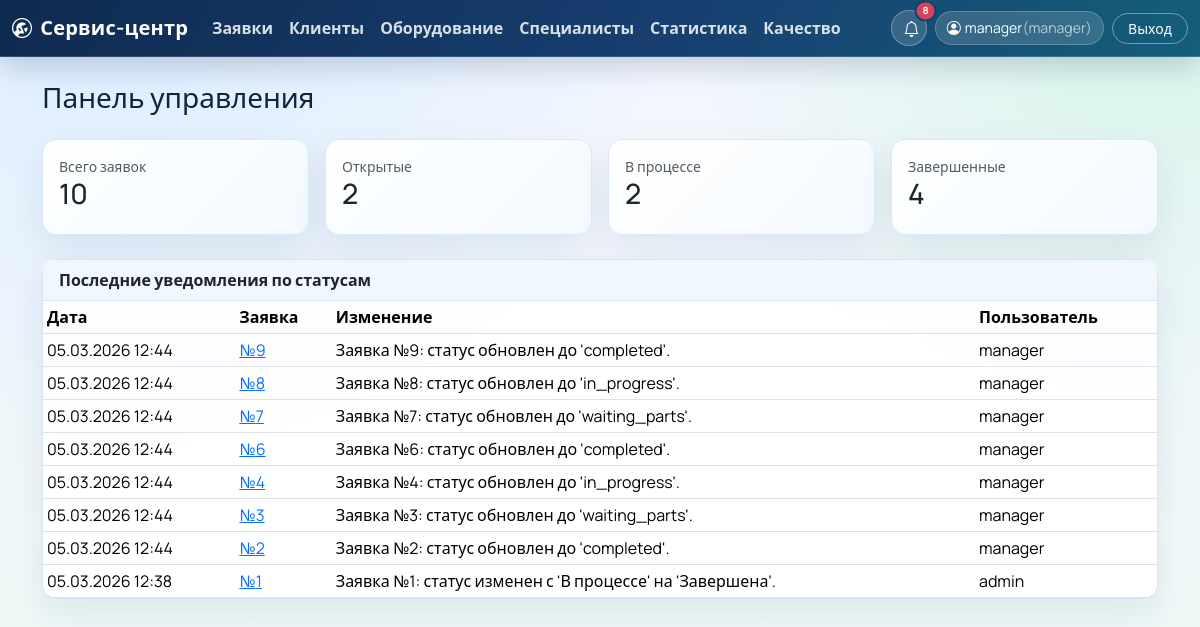
The app's page /dashboard (signed in) with its own data.
### app/models.py (models this page shows, shortened)
class User(UserMixin, db.Model):
    __tablename__ = "users"
    user_id = db.Column(db.Integer, primary_key=True)
    login = db.Column(db.String(60), unique=True, nullable=False)
    password_hash = db.Column(db.String(255), nullable=False)
    role_id = db.Column(db.Integer, db.ForeignKey("roles.role_id"), nullable=False)
    master_id = db.Column(db.Integer, db.ForeignKey("masters.master_id"), nullable=True)
    role = db.relationship("Role", back_populates="users")
    master = db.relationship("Master", back_populates="user")
    comments = db.relationship("RequestComment", back_populates="user", lazy="dynamic")
    notifications = db.relationship("StatusNotification", back_populates="user", lazy="dynamic")
    @property
    def role_name(self) -> str:
        if self.role is None:
            return ""
        return self.role.role_name

class Role(db.Model):
    __tablename__ = "roles"
    role_id = db.Column(db.Integer, primary_key=True)
    role_name = db.Column(db.String(50), unique=True, nullable=False)
    users = db.relationship("User", back_populates="role", lazy="dynamic")

class StatusNotification(db.Model):
    __tablename__ = "status_notifications"
    notification_id = db.Column(db.Integer, primary_key=True)
    request_id = db.Column(db.Integer, db.ForeignKey("requests.request_id"), nullable=False)
    user_id = db.Column(db.Integer, db.ForeignKey("users.user_id"), nullable=False)
    old_status = db.Column(db.String(30), nullable=False)
    new_status = db.Column(db.String(30), nullable=False)
    message = db.Column(db.String(255), nullable=False)
    created_at = db.Column(db.DateTime, nullable=False, default=datetime.now)
    request = db.relationship("Request", back_populates="notifications")
    user = db.relationship("User", back_populates="notifications")

### app/routes.py (the view, shortened to what this page needs)
    @app.route("/dashboard")
    @login_required
    def dashboard():
        base_query = Request.query
        requests_data = base_query.all()
        stats = {
            "open": sum(1 for r in requests_data if r.status == "open"),
            "in_progress": sum(1 for r in requests_data if r.status == "in_progress"),
            "waiting_parts": sum(1 for r in requests_data if r.status == "waiting_parts"),
            "completed": sum(1 for r in requests_data if r.status == "completed"),
            "total": len(requests_data),
        }
        notifications = _visible_notifications_query(current_user).limit(10).all()
        return render_template("dashboard.html", stats=stats, notifications=notifications)

### app/__init__.py (called while the page is built)
@login_manager.user_loader
def load_user(user_id: str):
    return db.session.get(User, int(user_id))

### app/routes.py (called while the page is built, shortened)
def _visible_notifications_query(user: User):
    notifications_query = StatusNotification.query.order_by(StatusNotification.created_at.desc())
    if user.role_name != "master":
        return notifications_query

### app/templates/dashboard.html (shortened to what this page needs)
{% extends 'base.html' %}
{% block content %}
<h1 class="h3 mb-4">Панель управления</h1>
<div class="row g-3 mb-4">
  <div class="col-md-6 col-xl-3"><div class="card stat-card"><div class="card-body"><div class="small text-muted">Всего заявок</div><div class="h3">{{ stats.total }}</div></div></div></div>
  <div class="col-md-6 col-xl-3"><div class="card stat-card"><div class="card-body"><div class="small text-muted">Открытые</div><div class="h3">{{ stats.open }}</div></div></div></div>
  <div class="col-md-6 col-xl-3"><div class="card stat-card"><div class="card-body"><div class="small text-muted">В процессе</div><div class="h3">{{ stats.in_progress }}</div></div></div></div>
  <div class="col-md-6 col-xl-3"><div class="card stat-card"><div class="card-body"><div class="small text-muted">Завершенные</div><div class="h3">{{ stats.completed }}</div></div></div></div>
</div>
<div class="card">
  <div class="card-header">Последние уведомления по статусам</div>
  <div class="table-responsive">
    <table class="table table-sm mb-0">
      <thead>
        <tr>
          <th>Дата</th>
          <th>Заявка</th>
          <th>Изменение</th>
          <th>Пользователь</th>
        </tr>
      </thead>
      <tbody>
        {% for n in notifications %}
        <tr>
          <td>{{ n.created_at.strftime('%d.%m.%Y %H:%M') }}</td>
          <td><a href="{{ url_for('requests_detail', request_id=n.request_id) }}">№{{ n.request_id }}</a></td>
          <td>{{ n.message }}</td>
          <td>{{ n.user.login }}</td>
        </tr>
        {% else %}
        <tr><td colspan="4" class="text-center text-muted">Изменений статусов пока нет.</td></tr>
        {% endfor %}
      </tbody>
    </table>
  </div>
</div>
{% endblock %}

### app/templates/base.html (shortened to what this page needs)
<!doctype html>
<html lang="ru">
<head>
  <link href="https://cdn.jsdelivr.net/npm/bootstrap@5.3.5/dist/css/bootstrap.min.css" rel="stylesheet">
  <link href="https://cdn.jsdelivr.net/npm/bootstrap-icons@1.11.3/font/bootstrap-icons.min.css" rel="stylesheet">
  <link href="{{ url_for('static', filename='css/style.css') }}" rel="stylesheet">
</head>
<body>
  {% if current_user.is_authenticated %}
  <nav class="navbar navbar-expand-lg navbar-dark app-navbar mb-4">
    <div class="container-fluid">
      <a class="navbar-brand app-brand" href="{{ url_for('dashboard') }}">
        <i class="bi bi-wrench-adjustable-circle me-2"></i>Сервис-центр
      </a>
      <div class="collapse navbar-collapse" id="navMenu">
        <ul class="navbar-nav me-auto mb-2 mb-lg-0">
          <li class="nav-item"><a class="nav-link" href="{{ url_for('requests_list') }}">Заявки</a></li>
          {% if current_user.role_name in ['admin', 'operator', 'manager'] %}
          <li class="nav-item"><a class="nav-link" href="{{ url_for('clients_list') }}">Клиенты</a></li>
          <li class="nav-item"><a class="nav-link" href="{{ url_for('equipment_list') }}">Оборудование</a></li>
          <li class="nav-item"><a class="nav-link" href="{{ url_for('masters_list') }}">Специалисты</a></li>
          {% endif %}
          {% if current_user.role_name in ['admin', 'operator', 'manager'] %}
          <li class="nav-item"><a class="nav-link" href="{{ url_for('stats_page') }}">Статистика</a></li>
          {% endif %}
          <li class="nav-item"><a class="nav-link" href="{{ url_for('quality_page') }}">Качество</a></li>
        </ul>
        <div class="d-flex align-items-center gap-2 ms-auto">
          <div class="dropdown">
            <button class="btn app-icon-btn position-relative" type="button" data-bs-toggle="dropdown" aria-expanded="false" title="Уведомления">
              <i class="bi bi-bell"></i>
              {% if navbar_notification_count > 0 %}
              <span class="position-absolute top-0 start-100 translate-middle badge rounded-pill app-badge">
                {{ navbar_notification_count if navbar_notification_count < 100 else '99+' }}
              </span>
              {% endif %}
            </button>
          </div>
          <div class="app-profile-chip">
            <i class="bi bi-person-circle me-1"></i>
            {{ current_user.login }}
            <span class="text-muted">({{ current_user.role_name }})</span>
          </div>
          <a class="btn btn-sm app-logout-btn" href="{{ url_for('logout') }}">Выход</a>
        </div>
      </div>
    </div>
  </nav>
  {% endif %}
  <main class="container pb-5">
    {% block content %}{% endblock %}
  </main>
</body>
</html>

### app/static/css/style.css (style rules this page uses)
:root { --bg-1: #f3f6ff; --bg-2: #eef8f5; --surface: rgba(255, 255, 255, 0.9); --line: #d9e3f5; --text-main: #10233f; --text-soft: #5f6f87; --brand: #1f6feb; --brand-dark: #164fab; --accent: #1fbf75; --danger: #d4435b; --shadow: 0 14px 35px rgba(11, 33, 74, 0.08); }
body { font-family: "Manrope", "Segoe UI", sans-serif; color: var(--text-main); background: radial-gradient(circle at 10% -10%, #d9ecff 0%, transparent 40%), radial-gradient(circle at 95% 0%, #d8f5ea 0%, transparent 32%), linear-gradient(180deg, var(--bg-1) 0%, var(--bg-2) 100%); min-height: 100vh; }
.app-navbar { background: linear-gradient(120deg, #0f2a50 0%, #173e6f 55%, #145f7a 100%); border-bottom: 1px solid rgba(255, 255, 255, 0.15); box-shadow: 0 8px 30px rgba(6, 27, 56, 0.2); }
.app-brand { font-weight: 700; letter-spacing: 0.2px; color: #fff; }
.navbar .nav-link { color: rgba(255, 255, 255, 0.84); font-weight: 600; }
.app-icon-btn { width: 2.25rem; height: 2.25rem; border-radius: 999px; border: 1px solid rgba(255, 255, 255, 0.3); background: rgba(255, 255, 255, 0.15); color: #fff; }
.app-badge { background: var(--danger); border: 2px solid #173e6f; font-size: 0.62rem; }
.app-profile-chip { display: inline-flex; align-items: center; border-radius: 999px; padding: 0.36rem 0.7rem; color: #fff; background: rgba(255, 255, 255, 0.14); border: 1px solid rgba(255, 255, 255, 0.2); font-size: 0.88rem; }
.app-profile-chip .text-muted { color: rgba(255, 255, 255, 0.65) !important; }
.app-logout-btn { border-radius: 999px; border: 1px solid rgba(255, 255, 255, 0.4); color: #fff; background: transparent; padding-inline: 0.95rem; }
.card { border: 1px solid var(--line); border-radius: 0.9rem; background: var(--surface); box-shadow: var(--shadow); backdrop-filter: blur(3px); }
.card-header { background: rgba(236, 244, 255, 0.75); border-bottom: 1px solid var(--line); font-weight: 700; }
.table { --bs-table-bg: transparent; }
.stat-card { border: 1px solid #dbe7fb; background: linear-gradient(135deg, rgba(255, 255, 255, 0.95), rgba(243, 249, 255, 0.95)); }

### records on screen
User: login "manager"
Role: role_name "manager"
StatusNotification: created_at "05.03.2026 12:44", request_id "9", message "Заявка №9: статус обновлен до 'completed'.", user.login "manager"
StatusNotification: created_at "05.03.2026 12:44", request_id "8", message "Заявка №8: статус обновлен до 'in_progress'.", user.login "manager"
StatusNotification: created_at "05.03.2026 12:44", request_id "7", message "Заявка №7: статус обновлен до 'waiting_parts'.", user.login "manager"
StatusNotification: created_at "05.03.2026 12:44", request_id "6", message "Заявка №6: статус обновлен до 'completed'.", user.login "manager"
StatusNotification: created_at "05.03.2026 12:44", request_id "4", message "Заявка №4: статус обновлен до 'in_progress'.", user.login "manager"
StatusNotification: created_at "05.03.2026 12:44", request_id "3", message "Заявка №3: статус обновлен до 'waiting_parts'.", user.login "manager"
StatusNotification: created_at "05.03.2026 12:44", request_id "2", message "Заявка №2: статус обновлен до 'completed'.", user.login "manager"
StatusNotification: created_at "05.03.2026 12:38", request_id "1", message "Заявка №1: статус изменен с 'В процессе' на 'Завершена'.", user.login "admin"

### other values on screen
{{ stats.total }} "10"
{{ stats.open }} "2"
{{ stats.in_progress }} "2"
{{ stats.completed }} "4"
